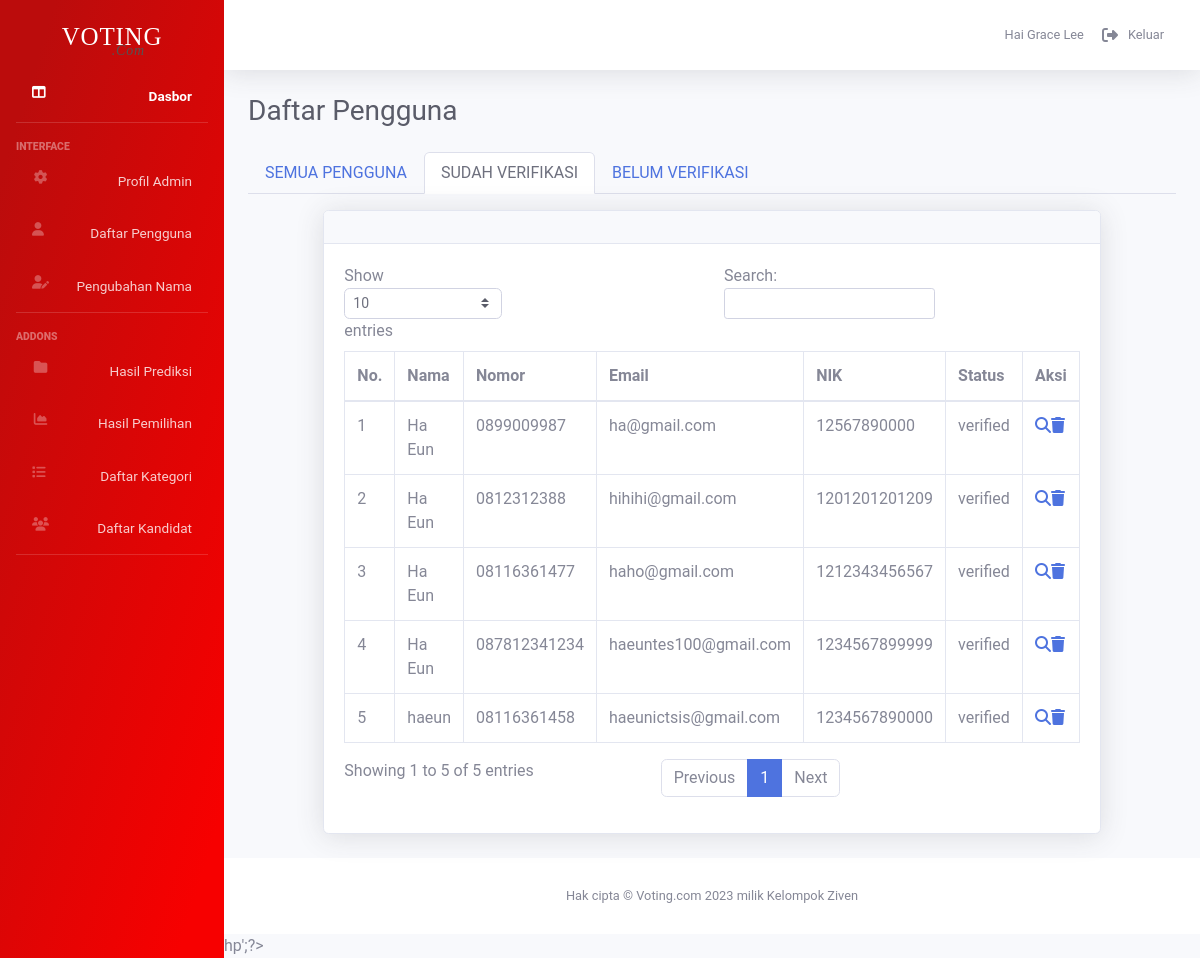
Before: /admin/user.php?type_of_users=verified (signed in) with the older database file.
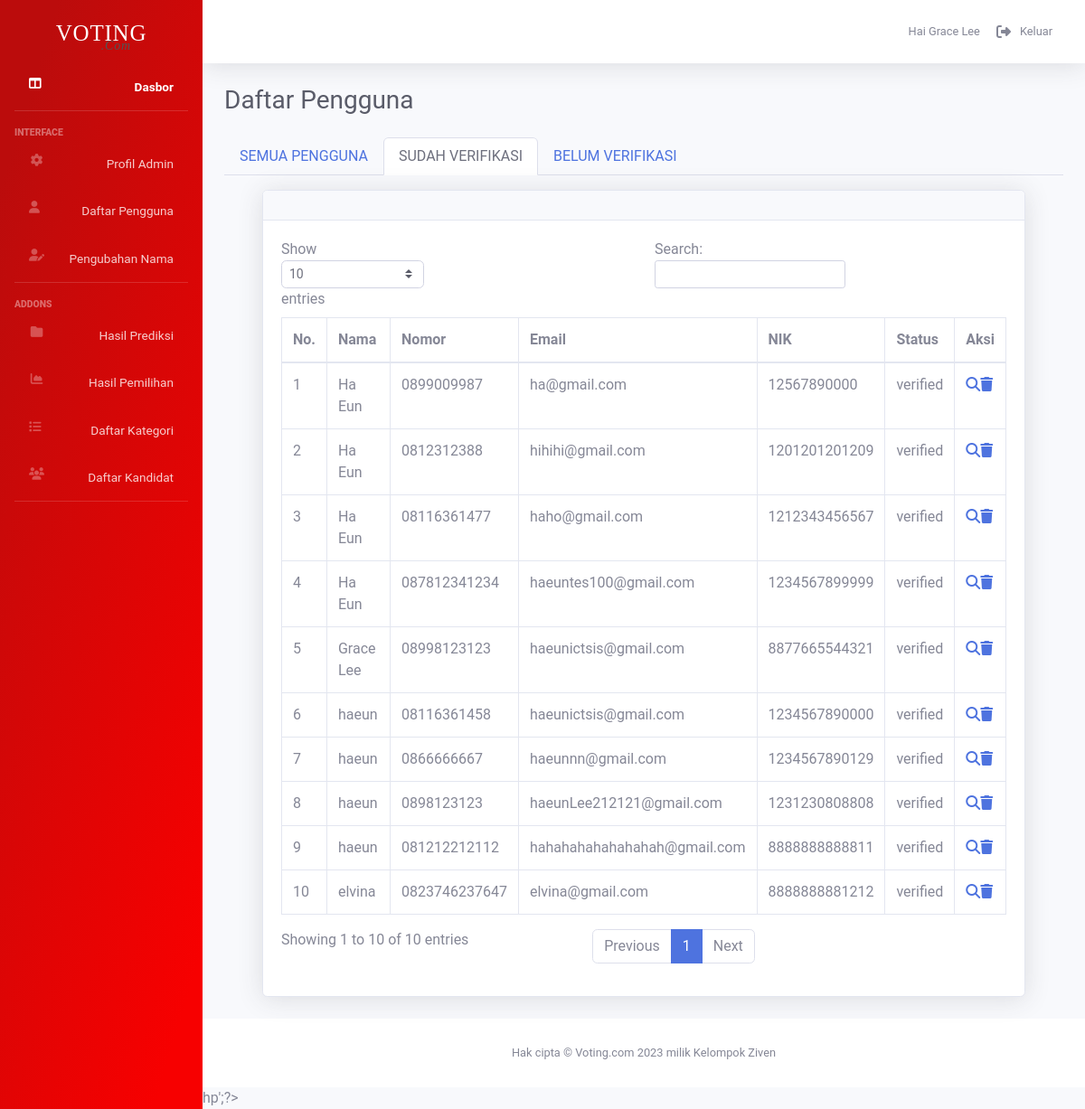
After: the same page with the newer database file.
### tables this page shows
CREATE TABLE `users` (
  `user_id` int(100) NOT NULL,
  `nama` varchar(100) NOT NULL,
  `nomor` varchar(100) NOT NULL,
  `email` varchar(100) NOT NULL,
  `NIK` varchar(100) NOT NULL,
  `password` varchar(100) NOT NULL,
  `foto_KTP` varchar(100) NOT NULL,
  `foto_wajah` varchar(100) NOT NULL,
  `status` varchar(100) NOT NULL
);

### admin/user.php (the view, shortened to what this page needs)
<!DOCTYPE html>
<html lang="en">
<head>
    <link href="vendor/fontawesome-free/css/all.min.css" rel="stylesheet" type="text/css">
    <link rel="stylesheet" href="https://cdnjs.cloudflare.com/ajax/libs/font-awesome/6.1.1/css/all.min.css" type="text/css">
    <link href="../admin_component/css/adminboots.css" rel="stylesheet">
</head>
<?php include '../admin_component/php/connect.php';?>
<?php
if(isset($_GET['type_of_users'])) {
    $status = $_GET['type_of_users'];
} else {
    $status = "All";
}
?>
<body id="page-top">
<?php include '../admin_component/php/script.php' ?>
    <div id="wrapper">
    <?php include '../admin_component/php/sidenav.php' ?>
<div id="content-wrapper" class="d-flex flex-column">
<div id="content">
<?php include '../admin_component/php/topbar.php' ?>
    <div class="container-fluid">
        <div class="d-sm-flex align-items-center justify-content-between mb-4" style="display: grid;">
            <h1 class="h3 mb-0 text-gray-800">Daftar Pengguna</h1>
        </div>
        <div id="container">
        <ul class="nav nav-tabs mb-3" id="ex1" role="tablist">
        <li class="nav-item active" role="presentation">
            <a
            class="nav-link <?php if ($status=="All") {echo "active";}?>"
            id="ex1-tab-1"
            data-mdb-toggle="tab"
            href="user.php?type_of_users=All"
            role="tab"
            aria-controls="ex1-tabs-1"
            aria-selected="true"
            >SEMUA PENGGUNA</a
            >
        </li>
        <li class="nav-item" role="presentation">
            <a
            class="nav-link <?php if ($status=="verified") {echo "active";}?>"
            id="ex1-tab-2"
            data-mdb-toggle="tab"
            href="user.php?type_of_users=verified"
            role="tab"
            aria-controls="ex1-tabs-2"
            aria-selected="false"
            >SUDAH VERIFIKASI</a
            >
        </li>
        <li class="nav-item" role="presentation">
            <a
            class="nav-link <?php if ($status=="pending") {echo "active";}?>"
            id="ex1-tab-3"
            data-mdb-toggle="tab"
            href="user.php?type_of_users=pending"
            role="tab"
            aria-controls="ex1-tabs-3"
            aria-selected="false"
            >BELUM VERIFIKASI</a
            >
        </li>
        </ul>
        </div>
        <div class="row justify-content-center">
        <div class="card shadow mb-4">
                        <div class="card-header py-3">
                        </div>
                        <div class="card-body">
                            <div class="table-responsive">
                                <table class="table table-bordered" id="dataTable" width="100%" cellspacing="0">
                                    <thead>
                                        <tr>
                                            <th>No.</th>
                                            <th>Nama</th>
                                            <th>Nomor</th>
                                            <th>Email</th>
                                            <th>NIK</th>
                                            <th>Status</th>
                                            <th>Aksi</th>
                                        </tr>
                                    </thead>
                                    <tbody>
<?php
    if($status == "All") {
        $query ="SELECT * FROM users";
        $select_users =  $connect->prepare($query);
        $select_users -> execute();
    } else if ($status != "All") {
        $query ="SELECT * FROM users WHERE status = '$status'";
        $select_users =  $connect->prepare($query);
        $select_users -> execute();
    }
    $index = 1;
    if($select_users->rowCount()>0){
        while ($fetch_users = $select_users ->fetch(PDO::FETCH_ASSOC)){
            ?>
                        <tr>
                            <td><?=$index?></td>
                            <td><?=$fetch_users['nama']?></td>
                            <td><?=$fetch_users['nomor']?></td>
                            <td><?=$fetch_users['email']?></td>
                            <td><?=$fetch_users['NIK']?></td>
                            <td class><?=$fetch_users['status']?>
                        </td>
                            <td><div class="action">
                                <a href="detail_user.php?detail_user=<?=$fetch_users['user_id']?>" class=""><i class="fa-solid fa-magnifying-glass"></i></a><a href="user.php?delete_user=<?=$fetch_users['user_id']?>" class="" onclick="return confirm('Apakah Anda yakin akan menghapus user ini?');"><i class="fa-solid fa-trash"></i></a>
                            </div></td>
                    </tr>
            <?php
                $index++;
        }
    }
?>
                                    </tbody>
                                </table>
                            </div>
                        </div>
                    </div>
    </div>
</div>
<?php include '../admin_component/php/footer.php' ?>
hp';?>
</div>
</div>
</body>
</html>

Changed rows visible on the page:
now on this page (row edited): users: nama "Grace Lee", nomor "08998123123", email "haeunictsis@gmail.com", NIK "8877665544321", status "verified"
added users: nama "haeun", nomor "0866666667", email "haeunnn@gmail.com", NIK "1234567890129", status "verified"
added users: nama "haeun", nomor "0898123123", email "haeunLee212121@gmail.com", NIK "1231230808808", status "verified"
added users: nama "haeun", nomor "081212212112", email "hahahahahahahahah@gmail.com", NIK "8888888888811", status "verified"
added users: nama "elvina", nomor "0823746237647", email "elvina@gmail.com", NIK "8888888881212", status "verified"
Other visible differences:
text written by a page script: "Show entries Search: Showing 1 to 5 of 5 entries Previous 1 Next" → "Show entries Search: Showing 1 to 10 of 10 entries Previous 1 Next"
